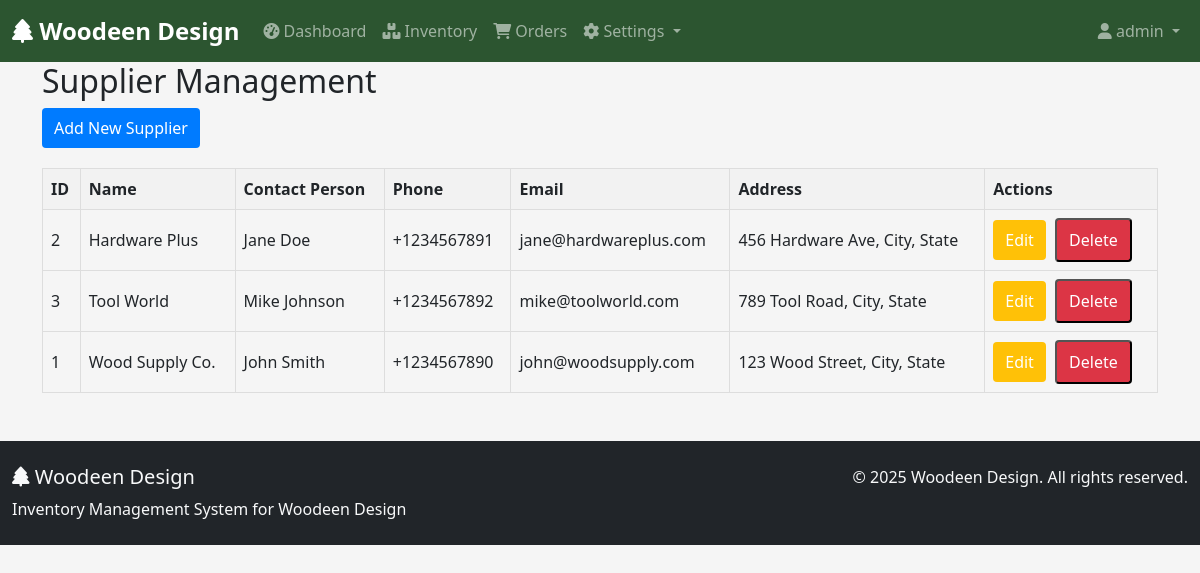
Screenshot of /suppliers (signed in) with the database file from the repository.
### tables this page shows
CREATE TABLE suppliers (
    supplier_id INT PRIMARY KEY AUTO_INCREMENT,
    supplier_name VARCHAR(100) NOT NULL,
    contact_person VARCHAR(100),
    email VARCHAR(100),
    phone VARCHAR(20),
    address TEXT,
    created_at TIMESTAMP DEFAULT CURRENT_TIMESTAMP,
    updated_at TIMESTAMP DEFAULT CURRENT_TIMESTAMP ON UPDATE CURRENT_TIMESTAMP
);

### app/controllers/SupplierController.php (called while the page is built, shortened)
<?php
require_once __DIR__ . '/../models/Supplier.php';
class SupplierController {
    private $supplierModel;
    public function __construct() {
        $this->supplierModel = new Supplier();
    }
    public function index() {
        $suppliers = $this->supplierModel->getAllSuppliers();
        $this->loadView('suppliers/index', ['suppliers' => $suppliers]);
    }
    protected function loadView($viewName, $data = []) {
        extract($data);
        require_once __DIR__ . '/../views/' . $viewName . '.php';
    }
}

### app/core/helpers.php (called while the page is built, shortened)
<?php
function isLoggedIn() {
    return isset($_SESSION['user_id']);
}
function isAdmin() {
    return isLoggedIn() && isset($_SESSION['user_role']) && $_SESSION['user_role'] === 'admin';
}

### app/core/Database.php (called while the page is built, shortened)
<?php
class Database {
    private static $instance = null;
    private $pdo;
    private function __construct() {
        $dsn = 'mysql:host=' . DB_HOST . ';dbname=' . DB_NAME . ';charset=utf8';
        $options = [
            PDO::ATTR_ERRMODE            => PDO::ERRMODE_EXCEPTION,
            PDO::ATTR_DEFAULT_FETCH_MODE => PDO::FETCH_ASSOC,
            PDO::ATTR_EMULATE_PREPARES   => false,
        ];
        try {
            $this->pdo = new PDO($dsn, DB_USER, DB_PASS, $options);
        } catch (PDOException $e) {
            error_log("Database connection failed: " . $e->getMessage());
            die("Sorry, we're experiencing technical difficulties. Please try again later. (Error: DB_CONN_FAILED)");
        }
    }
    public static function getInstance() {
        if (self::$instance === null) {
            self::$instance = new Database();
        }
        return self::$instance;
    }
    public function getConnection() {
        return $this->pdo;
    }
}

### app/models/Supplier.php (called while the page is built, shortened)
<?php
class Supplier {
    private $db;
    public function __construct() {
        $this->db = Database::getInstance()->getConnection();
    }
    public function getAllSuppliers() {
        $stmt = $this->db->query("SELECT * FROM suppliers ORDER BY supplier_name");
        return $stmt->fetchAll(PDO::FETCH_ASSOC);
    }
}

### app/views/suppliers/index.php (the view, shortened to what this page needs)
<!DOCTYPE html>
<html lang="en">
<head>
    <link rel="stylesheet" href="/wooden_design_ims/public/assets/css/style.css">
</head>
<body>
    <?php include __DIR__ . '/../includes/header.php'; ?>
    <div class="container">
        <h2>Supplier Management</h2>
        <?php if (isAdmin()): ?>
            <p><a href="/wooden_design_ims/suppliers/create" class="button">Add New Supplier</a></p>
        <?php endif; ?>
        <?php if (!empty($suppliers)): ?>
            <table>
                <thead>
                    <tr>
                        <th>ID</th>
                        <th>Name</th>
                        <th>Contact Person</th>
                        <th>Phone</th>
                        <th>Email</th>
                        <th>Address</th>
                        <?php if (isAdmin()): ?>
                            <th>Actions</th>
                        <?php endif; ?>
                    </tr>
                </thead>
                <tbody>
                    <?php foreach ($suppliers as $supplier): ?>
                        <tr>
                            <td><?php echo htmlspecialchars($supplier['supplier_id']); ?></td>
                            <td><?php echo htmlspecialchars($supplier['supplier_name']); ?></td>
                            <td><?php echo htmlspecialchars($supplier['contact_person']); ?></td>
                            <td><?php echo htmlspecialchars($supplier['phone']); ?></td>
                            <td><?php echo htmlspecialchars($supplier['email']); ?></td>
                            <td><?php echo nl2br(htmlspecialchars($supplier['address'])); ?></td>
                            <?php if (isAdmin()): ?>
                                <td>
                                    <a href="/wooden_design_ims/suppliers/edit/<?php echo $supplier['supplier_id']; ?>" class="button edit">Edit</a>
                                    <form action="/wooden_design_ims/suppliers/delete/<?php echo $supplier['supplier_id']; ?>" method="POST" style="display:inline-block;" onsubmit="return confirm('Are you sure you want to delete this supplier? This will fail if transactions are linked to them.');">
                                        <button type="submit" class="button delete">Delete</button>
                                    </form>
                                </td>
                            <?php endif; ?>
                        </tr>
                    <?php endforeach; ?>
                </tbody>
            </table>
        <?php else: ?>
            <p>No suppliers found.</p>
        <?php endif; ?>
    </div>
    <?php include __DIR__ . '/../includes/footer.php'; ?>
</body>
</html>

### public/assets/css/style.css (style rules this page uses)
:root { --primary-color: #2c5530; --secondary-color: #8b4513; --accent-color: #d2691e; --success-color: #28a745; --warning-color: #ffc107; --danger-color: #dc3545; --light-color: #f8f9fa; --dark-color: #343a40; }
body { font-family: 'Segoe UI', Tahoma, Geneva, Verdana, sans-serif; background-color: #f5f5f5; }

### app/views/suppliers/index.php (style rules this page uses)
table { width: 100%; border-collapse: collapse; margin-top: 20px; }
table, th, td { border: 1px solid #ddd; }
th, td { padding: 8px; text-align: left; }
th { background-color: #f2f2f2; }
.button { display: inline-block; padding: 8px 12px; margin-right: 5px; background-color: #007bff; color: white; text-decoration: none; border-radius: 4px; }
.button.edit { background-color: #ffc107; }
.button.delete { background-color: #dc3545; }

### rows the page displays
suppliers: supplier_id "2", supplier_name "Hardware Plus", contact_person "Jane Doe", phone "+1234567891", email "jane@hardwareplus.com", address "456 Hardware Ave, City, State"
suppliers: supplier_id "3", supplier_name "Tool World", contact_person "Mike Johnson", phone "+1234567892", email "mike@toolworld.com", address "789 Tool Road, City, State"
suppliers: supplier_id "1", supplier_name "Wood Supply Co.", contact_person "John Smith", phone "+1234567890", email "john@woodsupply.com", address "123 Wood Street, City, State"

### other values shown
$_SESSION['username'] "admin"
